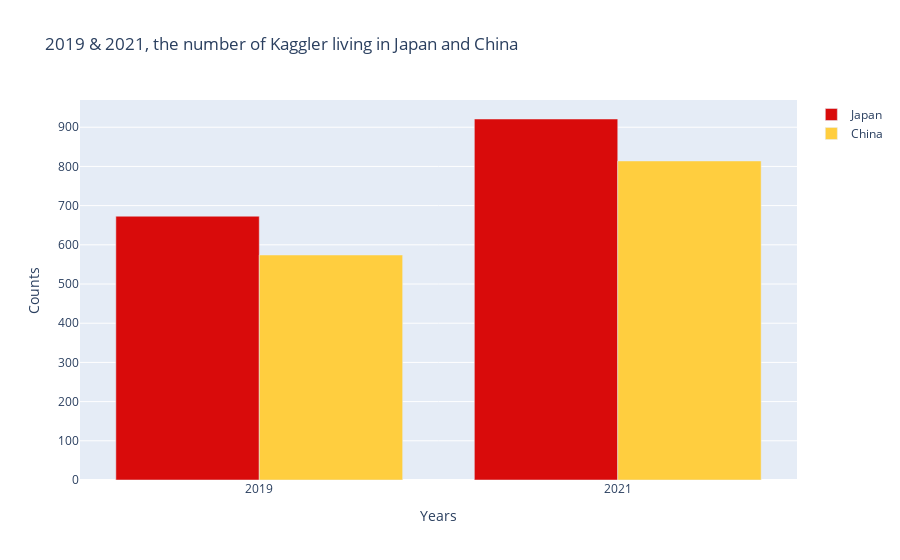

The notebook cell saved with this chart:
### Markdown cell above
# 2019 vs 2021 (Japan , China)
> ##  In which country do you currently reside?

### Code cell
fig_country = go.Figure(data=[
    go.Bar(name='Japan', x=years, y=JP_country_count_19_21, marker_color=JP_colors[0]),
    go.Bar(name='China', x=years, y=CN_country_count_19_21, marker_color=CN_colors[1])
])

fig_country.update_layout(
                    barmode='group',
                    title_text='2019 & 2021, the number of Kaggler living in Japan and China',
                    xaxis_title='Years',
                    yaxis_title='Counts')
fig_country.show()

### Figure 1 — Plotly figure (JSON) as saved in the notebook; plotly's stock layout.template omitted (floating-point values rounded to 4 significant figures)
{"data": [{"marker": {"color": "#D90B0B"}, "name": "Japan", "type": "bar", "x": ["2019", "2021"], "y": [673, 921]}, {"marker": {"color": "#FFCE3F"}, "name": "China", "type": "bar", "x": ["2019", "2021"], "y": [574, 814]}], "layout": {"barmode": "group", "title": {"text": "2019 & 2021, the number of Kaggler living in Japan and China"}, "xaxis": {"title": {"text": "Years"}}, "yaxis": {"title": {"text": "Counts"}}}}
